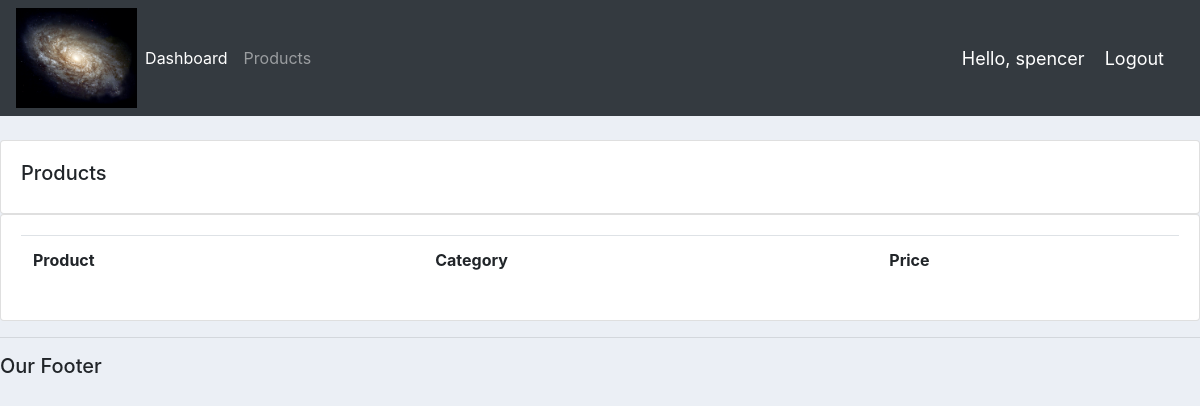
Before: /products/ (signed in) with the older database file.
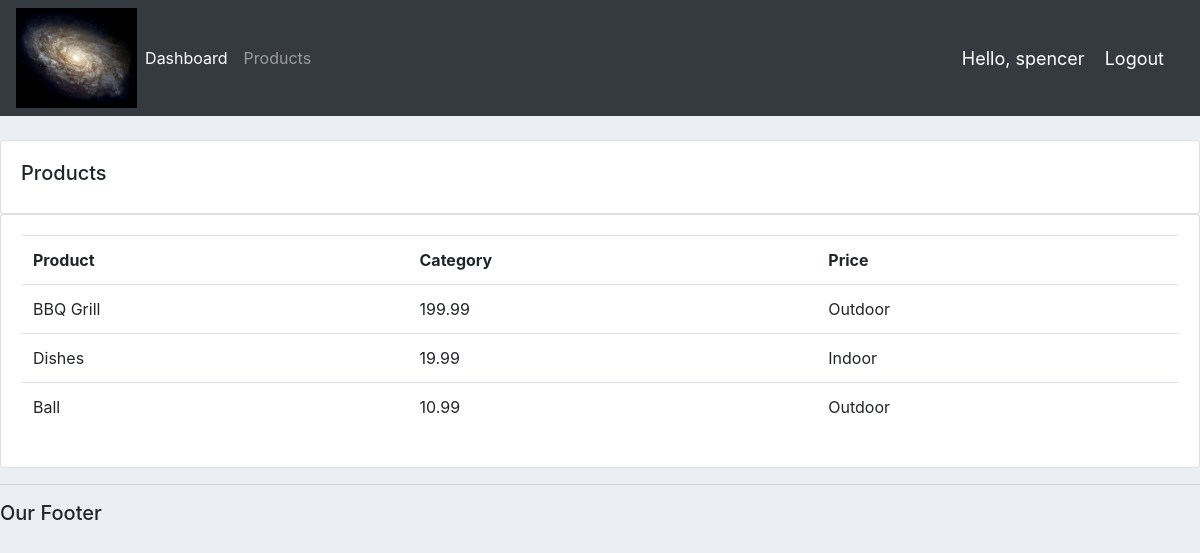
After: the same page with the newer database file.
### accounts/models.py (models this page shows, shortened)
class Product(models.Model):
    CATEGORY = (
        ('Indoor', 'Indoor'),
        ('Outdoor', 'Outdoor'),
    )
    name = models.CharField(max_length=200, null=True)
    price = models.FloatField(null=True)
    category = models.CharField(max_length=200, null=True, choices=CATEGORY)
    description = models.CharField(max_length=200, null=True, blank=True)
    date_created = models.DateTimeField(auto_now_add=True, null=True)
    tags = models.ManyToManyField(Tag)

### accounts/views.py (the view)
# urls.py: path('products/', views.products, name="products"),
@login_required(login_url='login')
def products(request):
    products = Product.objects.all()
    return render(request, 'accounts/products.html', {'products': products})

### accounts/templates/accounts/products.html
{% extends 'accounts/main.html' %}
{% block content %}
    <br>
    <div class="row">
        <div class="col-md">
            <div class="card card-body">
                <h5>Products</h5>
            </div>
            <div class="card card-body">
                <table class="table">
                    <tr>
                        <th>Product</th>
                        <th>Category</th>
                        <th>Price</th>
                    </tr>
                    {% for i in products %}
                        <tr>
                            <td>{{i.name}}</td>
                            <td>{{i.price}}</td>
                            <td>{{i.category}}</td>
                        </tr>
                    {% endfor %}
                </table>
            </div>
        </div>
    </div>
{% endblock content %}

Changed rows visible on the page:
added Product: name "BBQ Grill", price "199.99", category "Outdoor"
added Product: name "Dishes", price "19.99", category "Indoor"
added Product: name "Ball", price "10.99", category "Outdoor"
